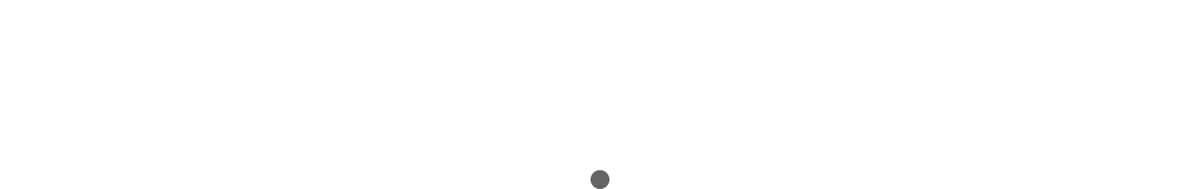
Frame 1 (no input)
Frame 60 (the mouse pressed at the canvas centre just before this capture): identical to frame 1, image omitted
Frame 120 (the mouse held since frame 60 and released just before this capture): identical to frame 1, image omitted

The Processing sketch that drew this single still picture (run headless with seeded random() and noise(); from frame 60 on, the mouse is pressed at the canvas centre):

// Processing sketch: Momentum
// ── Momentum.pde
boolean momentumR;
boolean momentumL;
float ballSpeed = 0;
float ballX = 950;
float yV = 285;
float yM = 0;
float yI = 1;

void setup() {
  size(1900, 300);
}

void draw() {
  background(255);
  rebound();
  momentum();
  update();
}

void keyReleased() {
  momentumL = false;
  momentumR = false;
}

void keyPressed() {
  switch(keyCode) {
  case RIGHT:
    momentumR = true;
    break;
  case LEFT:
    momentumL = true;
    break;
  case UP:
    if (yV >= 285) {
      yM = 20;
    }
    break;
  }
}
// ── Ball.pde
void rebound() {
  if (ballX >= width - 15) {
    ballX = width-15;
    ballSpeed = -ballSpeed;
  }
  if (ballX <= 15) {
    ballX = 15;
    ballSpeed = -ballSpeed;
  }
}

void momentum() {
  if (momentumL == true && ballSpeed > -100) {
    ballSpeed = ballSpeed - 0.25;
  } else if (momentumR == true && ballSpeed < 100) {
    ballSpeed = ballSpeed + 0.25;
  } else {
    if (ballSpeed > 0.1) {
      ballSpeed = ballSpeed - 0.25;
    } 
    if (ballSpeed < -0.1) {
      ballSpeed = ballSpeed + 0.25;
    }
  }
}

void update() {
  fill(100);
  noStroke();
  yM = yM - yI;
  yV = yV - yM;
  if (yV >= 285) {
    yV = 285;
    yM = -yM;
  }
  ballX = ballX + ballSpeed;
  ellipse(ballX, yV, 30, 30);
}
